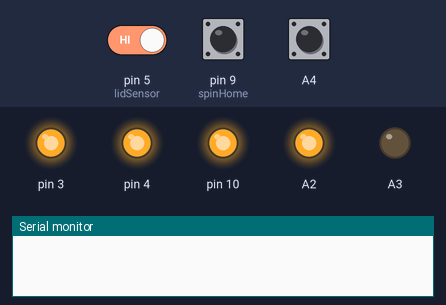
The sketch below on a simulated Arduino Uno, built with avr-gcc and run on an emulated ATmega328P. Shown: output pins drawn as LEDs (lit = HIGH), the last lines printed to the serial monitor. Inputs (shaded band) come from the test bench; at power-on: pin 9 (spinHome) HIGH, pin 5 (lidSensor) HIGH, A4 HIGH.

Above: at 1.2 s.
1.3 s: pin 9 (spinHome) pulled LOW for 0.15 s
At 1.37 s:
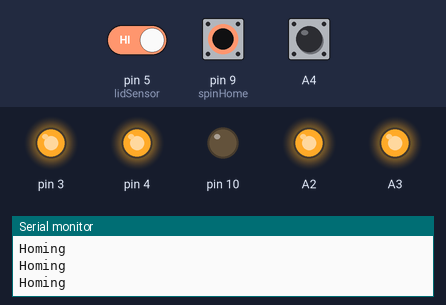
2.9 s: pin 5 (lidSensor) driven LOW
At 3.4 s:
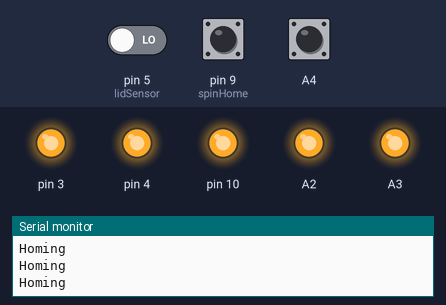
4.4 s: pin 5 (lidSensor) driven HIGH
At 5.6 s:
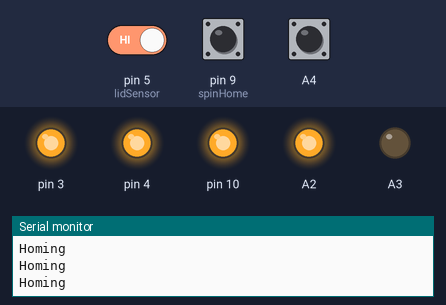
5.9 s: pin 9 (spinHome) pulled LOW for 1 s
At 6.7 s:
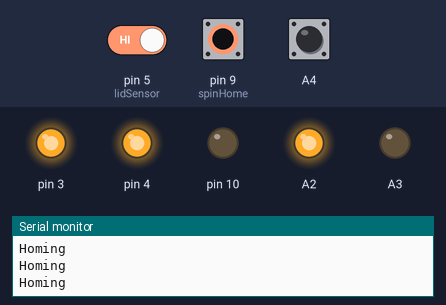
8.4 s: pin 9 (spinHome) pulled LOW for 3.2 s
At 8.8 s:
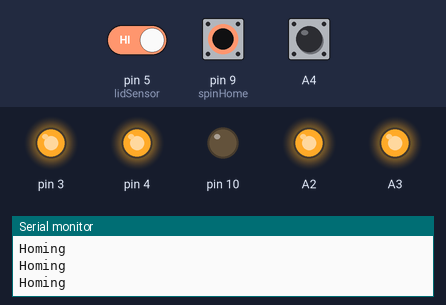
Timing chart, 0 to 13.1 s (numbered marks = the images above; inputs shaded):
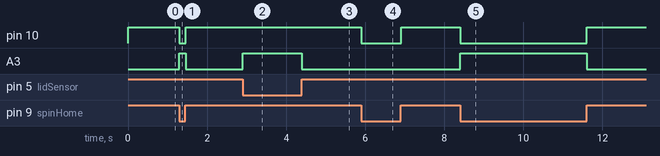

The sketch:

Honey_Extractor.ino
```cpp
// Motor
#include "control.h"
// Sensor / Button Debounce Library
#include <PinButton.h>

Control Chain(4, 100, 101);
Control Flopper(3, 100, 101);
Control TimerSpinner(100, 100, 100);
Control MotorBrake(10, 100, 100);
Control SpinnerSlow(A3, 100, 100);
Control SpinnerFast(A2, 100, 100);

PinButton btnStart(A4);
PinButton btnChain(A5);

const int sensorTray = 8;
const int flopperHome = 6;
const int spinHome = 9;
const int chainHome = 7;
const int lidSensor = 5;

bool isSpinnerHome = false;
bool homing = false;

int counterTray = 0;
int status = 0;
void finish()
{
    counterTray = 0;
    status = 0;
}

bool delayChainFlag = false;

// THIS METHOD RUN THE SPINNER FAST WITH TIMER
void runSpinner()
{
    TimerSpinner.run();
    if (TimerSpinner.isTimerCompleted() == true) // CHECKING IF THE TIMER IS COMPLETE
    {
        SpinnerFast.relayOff();
        MotorBrake.relayOn();
        finish();
    }
    else
    {
        SpinnerFast.relayOn();
        MotorBrake.relayOff();
    }
}

// THIS METHOD RUN THE HOMING SEQUENCE OF BASKET
void homeSpinner()
{
    if (digitalRead(spinHome) == 1) // CHECKING IF THE BASKET IS HOMED
    {
        SpinnerSlow.relayOn();
    }
    else
    {
        SpinnerSlow.relayOff();
    }
}

bool trayStat, flopperFLag = false;
// THIS METHOD RUN THE CHAIN AND DECAPPING WITH TRAY COUNTER
void moveChain()
{
    if (trayStat == false && flopperFLag == false) // CHECKING IF THE TRAY STATUS IS EMPTY AND FLOPPER IS FALSE ON MOVE
    {
        if (digitalRead(sensorTray) == 0) // CHECKING IF THE TRAY IS DETECTED
        {
            trayStat = true;
            delay(2000);
        }
    }
    else if (flopperFLag == true && trayStat == false) // THIS ELSE IF RUN THE FLOPPER
    {
        if (flopperFLag == true) // CHECKING IF THE FLOPPER FLAG IS TRUE
        {
            moveFlopper();
        }
    }
    else if (trayStat == true && flopperFLag == false) // CHECKING IF TRAYSTAT IS TRUE AND RUN THE CHAIN
    {

        if (counterTray < 4 && flopperFLag == false) // THIS IF RUN THE CHAIN AND COUNT THE TRAY
        {
            Chain.relayOn();
            if (digitalRead(chainHome) == 0)
            {
                delay(2000);
                Chain.relayOff();
                counterTray += 1;
                trayStat = false;
                flopperFLag = true;
            }
        }
        else // WHEN THE TRAY COUNT IS EQUAL TO 4 THE MOTOR SPINNER TIMER START
        {
            TimerSpinner.start();
            status = 2;
        }
    }
}

void moveFlopper() // MOVES THE FLOPPER AND HOME IT
{

    Flopper.relayOn();
    if (digitalRead(flopperHome) == 1)
    {
        Flopper.relayOff();
        flopperFLag = false;
    }
}

void setup() // SETUP FOR PINS
{

    pinMode(spinHome, INPUT_PULLUP);
    pinMode(lidSensor, INPUT_PULLUP);
    pinMode(chainHome, INPUT_PULLUP);
    pinMode(flopperHome, INPUT_PULLUP);
    pinMode(sensorTray, INPUT_PULLUP);
    TimerSpinner.setTimer("001000");
    Serial.begin(9600);
}

void loop()
{
    btnStart.update(); // THIS IS THE CALL FOR BUTTON UPDATES


    if (digitalRead(lidSensor) == 0) // THIS FUNCTION CHECKS IF THE LID IS CLOSED
    {
        SpinnerSlow.relayOff();
        SpinnerFast.relayOff();
        Chain.relayOff();
        Flopper.relayOff();
        MotorBrake.relayOff();
        trayStat = false;
    }

    if (digitalRead(lidSensor) == 1 && status == 0) // IF THE LID IS CLOSE AND THE STATUS IS 0 IT ENABLE THE CLICKING OF THE BUTTON
    {
        if (digitalRead(spinHome) == 0) // ACTIVATE THE BRAKING OF THE BASKET IF THE BASKET IS HOMED
        {
            MotorBrake.relayOn();
            isSpinnerHome = true;
            Serial.println("Homing");
        }
        else
        {
            isSpinnerHome = false;
            MotorBrake.relayOff();
        }

        if (isSpinnerHome == false) // THIS SNIPPET IS THE HOMING SEQUENCE ONCE THE LID IS CLOSE
        {
            homeSpinner();
            if (digitalRead(spinHome) == 0)
            {
                MotorBrake.relayOn();
                isSpinnerHome = true;
            }
        }
        else // THIS ELSE CHECK THE BUTTON IS CLICK AND START THE SEQUENCE OF CHAIN, FLOPPER AND SPINNER
        {
            if (btnStart.isSingleClick())
            {
                status = 1;
            }
        }
    }
    else if (digitalRead(lidSensor) == 1 && status != 0) // THIS BLOCK OF CODE CHECK IF THE LID IS CLOSE AND RUN THE SEQUENCE OF THE MACHINE
    {
        switch (status) // THIS SWITCH CASE CHECK IF THE MACHINE IS IN WHAT STATE AND RUN THE CORRESPONDING METHODS
        {
        case 1:
            moveChain(); // CALLING OF CHAIN METHOD
            break;
        case 2:
            runSpinner(); // CALLING OF SPINNER METHOD
            break;
        default:
            status = 0; // RETURN THE STATUS TO NOTHING
            break;
        }
    }
}
```

backup.cpp
```cpp
//     if (digitalRead(spinHome) == 0)
//     {
//         isSpinnerHome = true;
//     }

//     btnSpinner.update();
//    if (isSpinnerHome == true && homing == false && isSpinnerMoving == false)
//     {
//         if (btnSpinner.isSingleClick())
//         {
//             Serial.println("Single Spinner");
//             isSpinnerMoving = true;
//             TimerSpinner.start();
//         }
//     }
//     if (homing == false && isSpinnerMoving == false)
//     {
//         if (btnSpinner.isDoubleClick())
//         {
//             Serial.println("Homing Spinner is Clicked");
//             homing = true;
//         }
//     }

//     if (homing == true)
//     {
//         homeSpinner();
//     }
//     else if (isSpinnerMoving == true)
//     {
//         runSpinner();
//     }

//     if (isChainMoving == false && isSpinnerHome == true && digitalRead(lidSensor) == 1)
//     {
//         btnSpinner.update();
//         if (btnSpinner.isSingleClick())
//         {
//             Serial.println("Single Chain");
//         }
//         if (btnSpinner.isDoubleClick())
//         {
//             Serial.println("Double Chain");
//         }
//     }
```

control.cpp
```cpp
#include "control.h"

Control::Control(int relayPin, int vfdPin, int pwmPin)
{
  _relay = relayPin;
  _vfd = vfdPin;
  _pwm = pwmPin;
  pinMode(_relay, OUTPUT);
  digitalWrite(_relay, HIGH);
  pinMode(_vfd, OUTPUT);
  digitalWrite(_vfd, HIGH);
  pinMode(_vfdSpeed, OUTPUT);
  _previousMillis = 0;
  _currentCountTime = 0;
  _countTime = 0;
  _isCounterCompleted = false;
  _isStopped = true;
  _startCountTime = 0;
  _motorState = false;
}

Control::~Control()
{
}

void Control::setTimer(char *hhmmss_str)
{
  int hours, minutes, seconds;

  // Extract the hours, minutes, and seconds from the input string
  hours = (hhmmss_str[0] - '0') * 10 + (hhmmss_str[1] - '0');
  minutes = (hhmmss_str[2] - '0') * 10 + (hhmmss_str[3] - '0');
  seconds = (hhmmss_str[4] - '0') * 10 + (hhmmss_str[5] - '0');

  if (hours > COUNTIMER_MAX_HOURS)
  {
    hours = COUNTIMER_MAX_HOURS;
  }

  if (minutes > COUNTIMER_MAX_MINUTES_SECONDS)
  {
    minutes = COUNTIMER_MAX_MINUTES_SECONDS;
  }

  if (seconds > COUNTIMER_MAX_MINUTES_SECONDS)
  {
    seconds = COUNTIMER_MAX_MINUTES_SECONDS;
  }

  _currentCountTime = ((hours * 3600L) + (minutes * 60L) + seconds) * 1000L;
  _countTime = _currentCountTime;

  _startCountTime = _currentCountTime;
}

void Control::setSpeed(int speed)
{
  _vfdSpeed = map(speed, 0, 60, 0, 255);
}

void Control::start()
{
  _isStopped = false;
  this->relayOn();
  if (_isCounterCompleted)
    _isCounterCompleted = false;
}

void Control::stop()
{
  _isStopped = true;
  this->relayOff();
  _isCounterCompleted = true;
  _currentCountTime = _countTime;
}

void Control::run()
{
  // timer is running only if is not completed or not stopped.
  if (_isCounterCompleted || _isStopped)
    return;

  if (millis() - _previousMillis >= _interval)
  {
    countDown();
    _previousMillis = millis();
  }
}

bool Control::isTimerCompleted()
{
  return _isCounterCompleted;
}

bool Control::isStopped()
{
  return _isStopped;
}

void Control::countDown()
{
  if (_currentCountTime > 0)
  {
    _currentCountTime -= _interval;
  }
  else
  {
    stop();
  }
}

char *Control::getTimeRemaining()
{
  sprintf(_formatted_time, "%02d:%02d:%02d", getCurrentHours(), getCurrentMinutes(), getCurrentSeconds());
  return _formatted_time;
}

uint16_t Control::getCurrentHours()
{
  return _currentCountTime / 1000 / 3600;
}

uint8_t Control::getCurrentMinutes()
{
  return _currentCountTime / 1000 % 3600 / 60;
}

uint8_t Control::getCurrentSeconds()
{
  return _currentCountTime / 1000 % 3600 % 60 % 60;
}

void Control::relayOn()
{
  _motorState = true;
  digitalWrite(_relay, LOW);
  digitalWrite(_vfd, LOW);
  analogWrite(_pwm, _vfdSpeed);
}
void Control::relayOff()
{
  _motorState = false;
  digitalWrite(_relay, HIGH);
  digitalWrite(_vfd, HIGH);
  analogWrite(_pwm, _vfdSpeed);
}

bool Control::getMotorState()
{
  return _motorState;
}
```

control.h
```cpp
#pragma once

#ifndef CONTROL_H
#define CONTROL_H

#if defined(ARDUINO) && ARDUINO >= 100
#include <Arduino.h>
#else
#include <WProgram.h>
#endif

#define COUNTIMER_MAX_HOURS 999
#define COUNTIMER_MAX_MINUTES_SECONDS 59

class Control
{
private:
    //Timer Side Variables
    uint16_t hours;
    uint8_t minutes;
    uint8_t seconds;
    uint32_t _interval = 1000;
    uint32_t _previousMillis;

    uint32_t _countTime;
    uint32_t _currentCountTime;
    uint32_t _startCountTime;

    void countDown();
    char _formatted_time[10];

    bool _isCounterCompleted;
    bool _isTimerCompleted;
    bool _isStopped;


    //Control Side Variables
    int _relay;
    int _vfd;
    int _vfdSpeed;
    int _pwm;
    bool _motorState;

public:
    Control(int relayPin, int vfdPin, int pwmPin);
    ~Control();

    //Setup
    void setTimer(char* hhmmss_str);
    void setSpeed(int speed);

    //Run-Stop
    void run();
    void start();
    void stop();
    void resetTimer();

    //Get Time
    char* getTimeRemaining();
    uint16_t getCurrentHours();
    uint8_t getCurrentMinutes();
    uint8_t getCurrentSeconds();

    //Get Status
    bool isStopped();
    bool isTimerCompleted();

    //Relay Control
    void relayOn();
    void relayOff();
    bool getMotorState();
};

#endif
```

Measured:
- after the input at 1.3 s, pin 10: HIGH → LOW at once, → HIGH 0.16 s later; A3: LOW → HIGH at once, → LOW 0.16 s later
- after the input at 2.9 s, A3: LOW → HIGH at once
- after the input at 4.4 s, A3: HIGH → LOW at once
- after the input at 5.9 s, pin 10: HIGH → LOW at once, → HIGH 1.0 s later
- after the input at 8.4 s, pin 10: HIGH → LOW at once, → HIGH 3.2 s later; A3: LOW → HIGH at once, → LOW 3.2 s later
